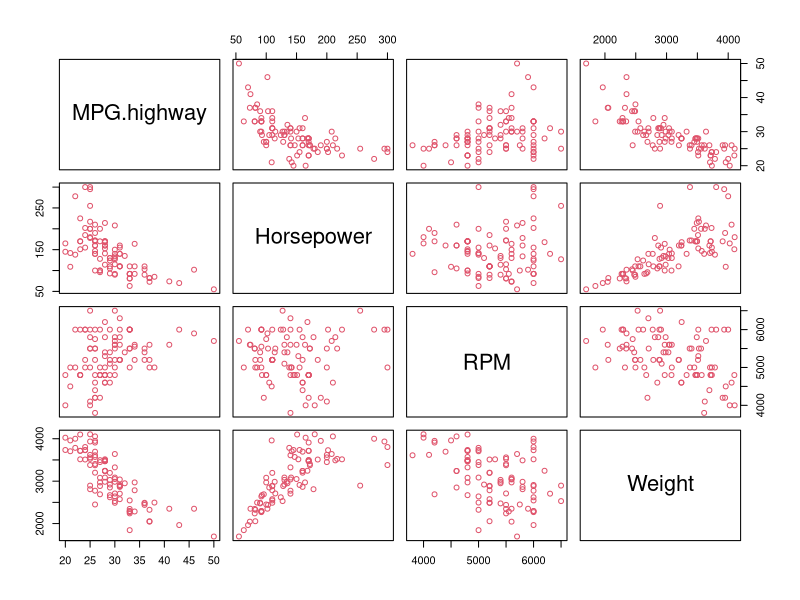

Recreate this plot in R.
library(MASS)
names(Cars93)
pairs(Cars93[c("MPG.highway", "Horsepower", "RPM", "Weight")], col = 2)
lmMPG1 <- lm(MPG.highway~Horsepower+RPM + Weight, data =  Cars93)
summary(lmMPG1)

# Model specification
# a) Forward search
lmMPG3 <- lm(MPG.highway ~ Weight, data = Cars93)


# addterm -  avariable that is capable of adding variables
addterm(lmMPG3, ~ .+ EngineSize + Horsepower +RPM + Rev.per.mile + Fuel.tank.capacity + Length + Wheelbase + Width +
          Turn.circle, test = "F")
# After checking the AIC, Fuel.tank.capacity, Length, Wheelbase, Width are the highest. It shows they are significant. This is
# also backed by the p-values.
# <none> shows the threshhold. In our case its AIC is 214.74. Anything above it should be discarded. It is noise.

lmMPG4 <- update(lmMPG3, ~ .+ Length)
summary(lmMPG4)

addterm(lmMPG4, ~ .+ EngineSize + Horsepower +RPM + Rev.per.mile + Fuel.tank.capacity + Wheelbase + Width +
          Turn.circle, test = "F")
# It was seen that wheel base is significant together with Fuel.tank.capacity, but since we are adding one at a time,
# we added wheel base.

lmMPG5 <- update(lmMPG4, ~ .+ Wheelbase)
summary(lmMPG5)


#b) Backward Search
lmMPG6 <- lm(MPG.highway ~ Weight + EngineSize + Horsepower +
               RPM + Rev.per.mile + Fuel.tank.capacity + Length + Wheelbase + Width + Turn.circle, data = Cars93)
# Here we begin with the full model

dropterm(lmMPG6, test = "F")
# The variable with the highest p-value is Horsepower. It is the first to be dropped.

lmMPG7 <- update(lmMPG6, ~ -Horsepower)

dropterm(lmMPG7, test = "F")





# c) step-wise selection
lmMPG9 <- lm(MPG.highway ~ 1, data = Cars93)
step(lmMPG9, scope = list (upper = lmMPG6), direction = "forward")
#any other variable added after <none> as it is at the bottom is going to worsen the model
# Forward adds the variables one by one (Begins with one variable)
step(lmMPG6, scope = list (lower = lmMPG9), direction = "backward")
# Begins with full model and drops the variables 
